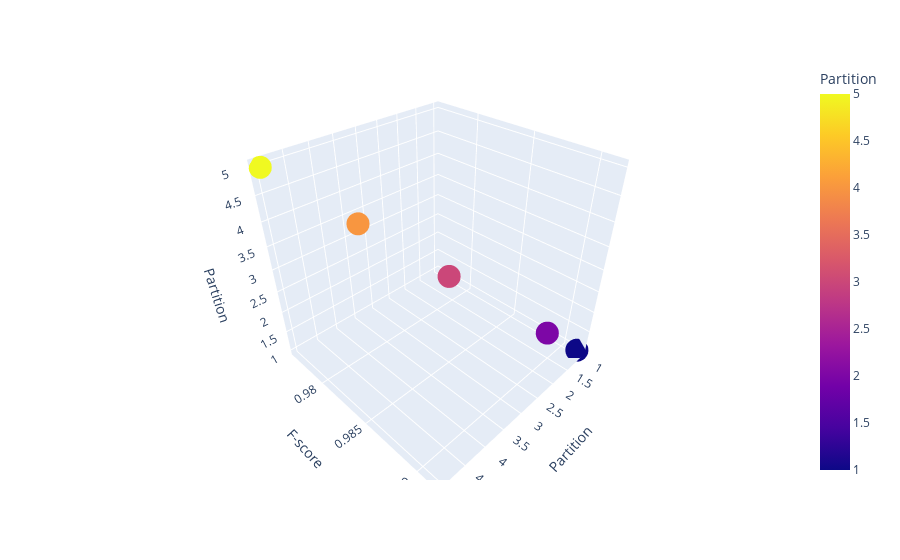

Notebook code cell kept with this figure:
### Code cell
fig5 = px.scatter_3d(dff,
        x='Partition', y='F-score', z='Partition',
        color="Partition")
fig5

### Figure 1 — Plotly figure (JSON) as saved in the notebook; plotly's stock layout.template omitted (floating-point values rounded to 4 significant figures)
{"data": [{"hovertemplate": "Partition=%{marker.color}<br>F-score=%{y}<extra></extra>", "legendgroup": "", "marker": {"color": [1, 2, 3, 4, 5], "coloraxis": "coloraxis", "symbol": "circle"}, "mode": "markers", "name": "", "scene": "scene", "showlegend": false, "type": "scatter3d", "x": [1, 2, 3, 4, 5], "y": [0.9913, 0.9907, 0.9848, 0.9804, 0.9764], "z": [1, 2, 3, 4, 5]}], "layout": {"coloraxis": {"colorbar": {"title": {"text": "Partition"}}, "colorscale": [[0, "#0d0887"], [0.1111, "#46039f"], [0.2222, "#7201a8"], [0.3333, "#9c179e"], [0.4444, "#bd3786"], [0.5556, "#d8576b"], [0.6667, "#ed7953"], [0.7778, "#fb9f3a"], [0.8889, "#fdca26"], [1, "#f0f921"]]}, "legend": {"tracegroupgap": 0}, "margin": {"t": 60}, "scene": {"domain": {"x": [0, 1], "y": [0, 1]}, "xaxis": {"title": {"text": "Partition"}}, "yaxis": {"title": {"text": "F-score"}}, "zaxis": {"title": {"text": "Partition"}}}}}
